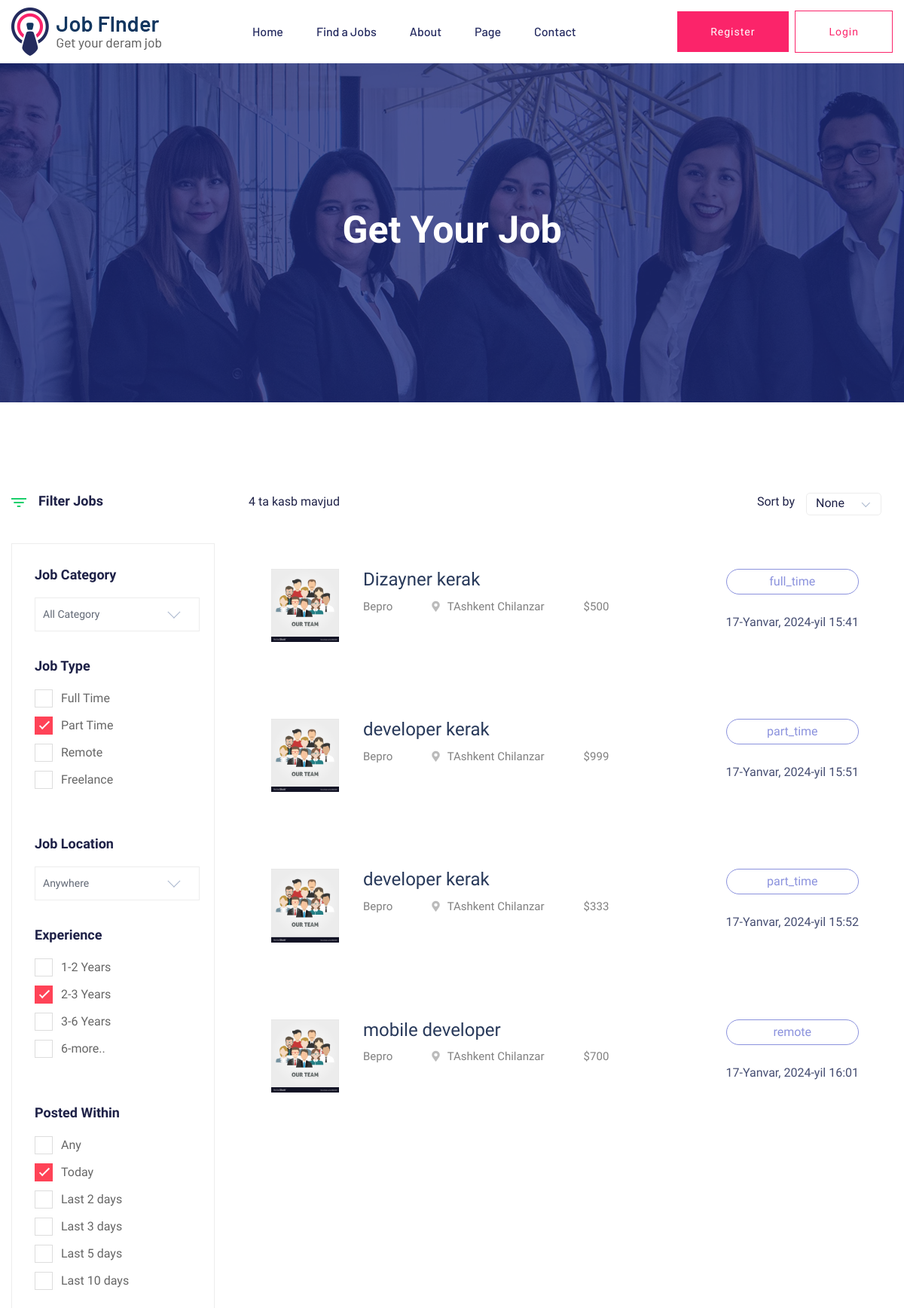
Before: /job_listing/ (upper part) with the older database file.
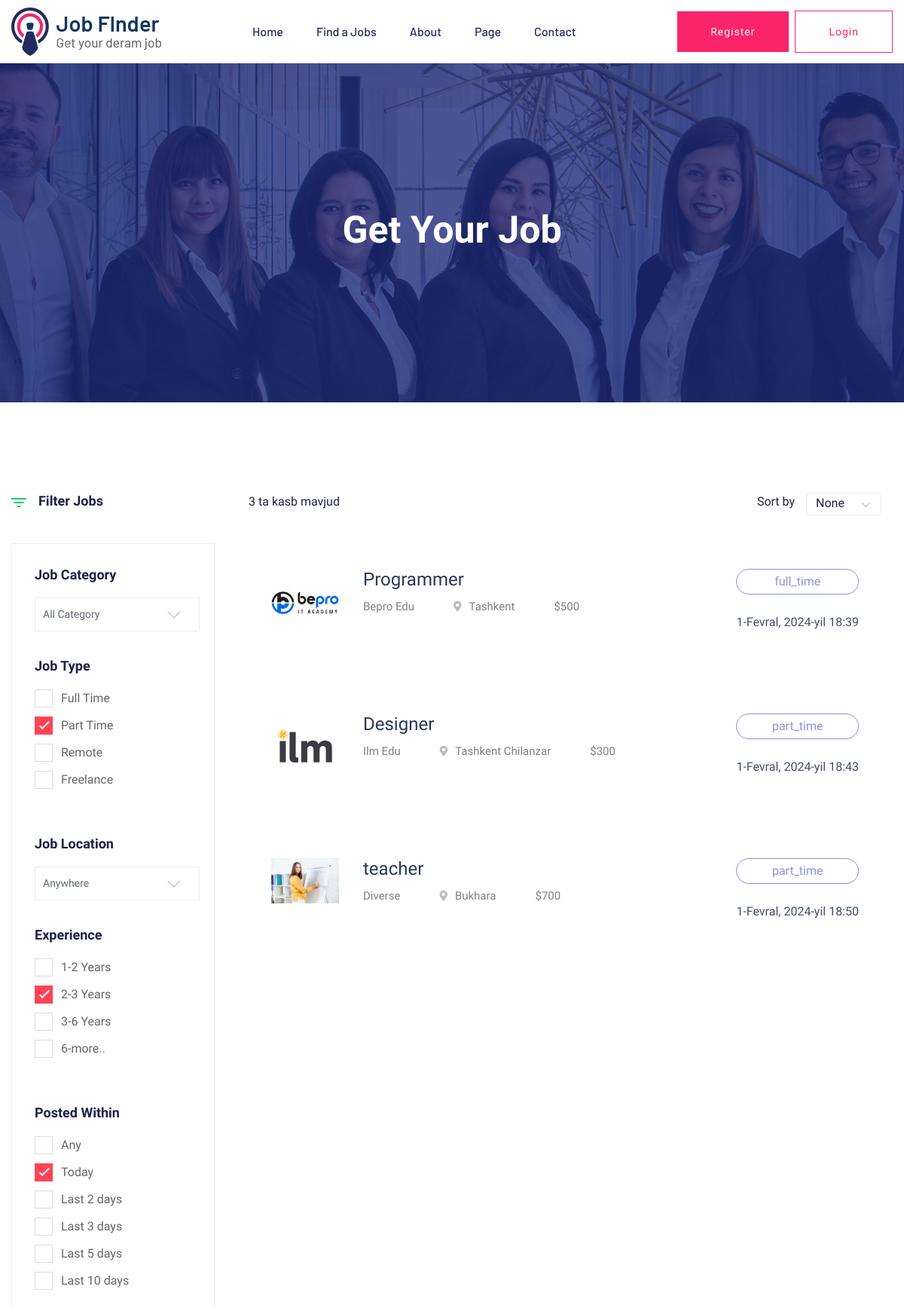
After: the same page with the newer database file.
### pages/models.py (models this page shows, shortened)
class Job(models.Model):
    job_type_select = (
        ('full_time', 'full_time'),
        ('part_time', 'part_time'),
        ('remote', 'remote'),
        ('freelance', 'freelance'),
    )
    job_name = models.CharField(max_length=30)
    company_name = models.CharField(max_length=50)
    location = models.CharField(max_length=255)
    salary = models.PositiveIntegerField()
    job_description = models.TextField()
    skills = models.CharField(max_length=255)
    experience = models.CharField(max_length=255)
    job_about = models.CharField(max_length=255)
    job_category = models.ForeignKey(Category, on_delete=models.CASCADE)
    pub_date = models.DateTimeField('date published', auto_now_add=True)
    phone_number = models.CharField(max_length=20, validators=[RegexValidator(r'^\+?1?\d{9,15}$', message="Telefon raqamini to'g'ri kiriting.")])
    email = models.EmailField()
    company_web_site = models.URLField()
    job_img = models.ImageField(upload_to='images/job_img/')
    job_type = models.CharField(choices=job_type_select, max_length=25)

### pages/views.py (the view)
# urls.py: path('job_listing/', Job_Listing, name='job_listing'),
def Job_Listing(request):
    featured_jobs = Job.objects.all()
    count_job = Job.objects.count()
    context = {
        'featured_jobs':featured_jobs,
        'count_job':count_job,
    }
    return render(request, 'job_listing.html', context)

### templates/job_listing.html (shortened to what this page needs)
<!doctype html>
<html class="no-js" lang="zxx">
    {% include "header.html" %}
   <body>
    {% include 'navbar.html' %}
    <main>
        <div class="slider-area ">
            <div class="single-slider section-overly slider-height2 d-flex align-items-center" data-background="/static/img/hero/about.jpg">
                <div class="container">
                    <div class="row">
                        <div class="col-xl-12">
                            <div class="hero-cap text-center">
                                <h2>Get your job</h2>
                            </div>
                        </div>
                    </div>
                </div>
            </div>
        </div>
        <div class="job-listing-area pt-120 pb-120">
            <div class="container">
                <div class="row">
                    <div class="col-xl-3 col-lg-3 col-md-4">
                        <div class="row">
                            <div class="col-12">
                                    <div class="small-section-tittle2 mb-45">
                                    <div class="ion">
                                    </div>
                                    <h4>Filter Jobs</h4>
                                </div>
                            </div>
                        </div>
                        <div class="job-category-listing mb-50">
                            <div class="single-listing">
                               <div class="small-section-tittle2">
                                     <h4>Job Category</h4>
                               </div>
                                <div class="select-Categories pt-80 pb-50">
                                    <div class="small-section-tittle2">
                                        <h4>Job Type</h4>
                                    </div>
                                    <label class="container">Full Time
                                        <span class="checkmark"></span>
                                    </label>
                                    <label class="container">Part Time
                                        <span class="checkmark"></span>
                                    </label>
                                    <label class="container">Remote
                                        <span class="checkmark"></span>
                                    </label>
                                    <label class="container">Freelance
                                        <span class="checkmark"></span>
                                    </label>
                                </div>
                            </div>
                            <div class="single-listing">
                               <div class="small-section-tittle2">
                                     <h4>Job Location</h4>
                               </div>
                                <div class="select-Categories pt-80 pb-50">
                                    <div class="small-section-tittle2">
                                        <h4>Experience</h4>
                                    </div>
                                    <label class="container">1-2 Years
                                        <span class="checkmark"></span>
                                    </label>
                                    <label class="container">2-3 Years
                                        <span class="checkmark"></span>
                                    </label>
                                    <label class="container">3-6 Years
                                        <span class="checkmark"></span>
                                    </label>
                                    <label class="container">6-more..
                                        <span class="checkmark"></span>
                                    </label>
                                </div>
                            </div>
                            <div class="single-listing">
                                <div class="select-Categories pb-50">
                                    <div class="small-section-tittle2">
                                        <h4>Posted Within</h4>
                                    </div>
                                    <label class="container">Any
                                        <span class="checkmark"></span>
                                    </label>
                                    <label class="container">Today
                                        <span class="checkmark"></span>
                                    </label>
                                    <label class="container">Last 2 days
                                        <span class="checkmark"></span>
                                    </label>
                                    <label class="container">Last 3 days
                                        <span class="checkmark"></span>
                                    </label>
                                    <label class="container">Last 5 days
                                        <span class="checkmark"></span>
                                    </label>
                                    <label class="container">Last 10 days
                                        <span class="checkmark"></span>
                                    </label>
                                </div>
                            </div>
                            <div class="single-listing">
                                <aside class="left_widgets p_filter_widgets price_rangs_aside sidebar_box_shadow">
                                    <div class="widgets_inner">
                                        <div class="range_item">
                                            <input type="text" class="js-range-slider" value="" />
                                        </div>
                                    </div>
                                </aside>
                            </div>
                        </div>
                    </div>
                    <div class="col-xl-9 col-lg-9 col-md-8">
                        <section class="featured-job-area">
                            <div class="container">
                                <div class="row">
                                    <div class="col-lg-12">
                                        <div class="count-job mb-35">
                                            {% if count_job %}
                                                <span>{{count_job}} ta kasb mavjud</span>
                                            {% endif %}
                                            <div class="select-job-items">
                                                <span>Sort by</span>
                                            </div>
                                        </div>
                                    </div>
                                </div>
                                {% for x in featured_jobs %}
                                <div class="single-job-items mb-30">
                                    <div class="job-items">
                                        <div class="company-img">
                                            <a href="#"><img src="{{x.job_img.url}}" width="90px" alt=""></a>
                                        </div>
                                        <div class="job-tittle">
                                            <a href="#"><h4>{{x.job_name}}</h4></a>
                                            <ul>
                                                <li>{{x.company_name}}</li>
                                                <li><i class="fas fa-map-marker-alt"></i>{{x.location}}</li>
                                                <li>${{x.salary}}</li>
                                            </ul>
                                        </div>
                                    </div>
                                    <div class="items-link items-link2 f-right">
                                        <a href="#">{{x.job_type}}</a>
                                        <span>{{x.pub_date}}</span>
                                    </div>
                                </div>
                                {% endfor %}
                    </div>
                </div>
            </div>
        </div>
    </main>
    </body>
</html>

### templates/header.html (shortened to what this page needs)
<head>
            <link rel="stylesheet" href="/static/css/bootstrap.min.css">
            <link rel="stylesheet" href="/static/css/owl.carousel.min.css">
            <link rel="stylesheet" href="/static/css/flaticon.css">
            <link rel="stylesheet" href="/static/css/price_rangs.css">
            <link rel="stylesheet" href="/static/css/slicknav.css">
            <link rel="stylesheet" href="/static/css/animate.min.css">
            <link rel="stylesheet" href="/static/css/magnific-popup.css">
            <link rel="stylesheet" href="/static/css/fontawesome-all.min.css">
            <link rel="stylesheet" href="/static/css/themify-icons.css">
            <link rel="stylesheet" href="/static/css/slick.css">
            <link rel="stylesheet" href="/static/css/nice-select.css">
            <link rel="stylesheet" href="/static/css/style.css">
   </head>

### templates/navbar.html (shortened to what this page needs)
<header>
       <div class="header-area header-transparrent">
           <div class="headder-top header-sticky">
                <div class="container">
                    <div class="row align-items-center">
                        <div class="col-lg-3 col-md-2">
                            <div class="logo">
                                <a href="{% url 'home' %}"><img src="/static/img/logo/logo.png" alt=""></a>
                            </div>
                        </div>
                        <div class="col-lg-9 col-md-9">
                            <div class="menu-wrapper">
                                <div class="main-menu">
                                    <nav class="d-none d-lg-block">
                                        <ul id="navigation">
                                            <li><a href="{% url 'home' %}">Home</a></li>
                                            <li><a href="{% url 'job_listing' %}">Find a Jobs </a></li>
                                            <li><a href="{% url 'about' %}">About</a></li>
                                            <li><a href="#">Page</a>
                                            </li>
                                            <li><a href="{% url 'contact' %}">Contact</a></li>
                                        </ul>
                                    </nav>
                                </div>
                                <div class="header-btn d-none f-right d-lg-block">
                                    <a href="#" class="btn head-btn1">Register</a>
                                    <a href="#" class="btn head-btn2">Login</a>
                                </div>
                            </div>
                        </div>
                        <div class="col-12">
                        </div>
                    </div>
                </div>
           </div>
       </div>
    </header>

### static/css/price_rangs.css (style rules this page uses)
.irs-hidden-input { position: absolute !important; display: block !important; top: 0 !important; left: 0 !important; width: 0 !important; height: 0 !important; font-size: 0 !important; line-height: 0 !important; padding: 0 !important; margin: 0 !important; outline: none !important; z-index: -9999 !important; background: none !important; border-style: solid !important; border-color: transparent !important; }

Changed rows visible on the page:
removed Job: job_img (picture), job_name "mobile developer", company_name "Bepro", location "TAshkent Chilanzar", salary "700", job_type "remote", pub_date "17-Yanvar, 2024-yil 16:01"
changed Job "full_time": job_img: a different picture; job_name "Dizayner kerak" → "Programmer"; company_name "Bepro" → "Bepro Edu"; location "TAshkent Chilanzar" → "Tashkent"; pub_date "17-Yanvar, 2024-yil 15:41" → "1-Fevral, 2024-yil 18:39"
changed Job: job_img: a different picture; job_name "developer kerak" → "Designer"; company_name "Bepro" → "Ilm Edu"; location "TAshkent Chilanzar" → "Tashkent Chilanzar"; salary "999" → "300"; pub_date "17-Yanvar, 2024-yil 15:51" → "1-Fevral, 2024-yil 18:43"
changed Job: job_img: a different picture; job_name "developer kerak" → "teacher"; company_name "Bepro" → "Diverse"; location "TAshkent Chilanzar" → "Bukhara"; salary "333" → "700"; pub_date "17-Yanvar, 2024-yil 15:52" → "1-Fevral, 2024-yil 18:50"
Other visible differences:
{{ count_job }}: "4" → "3"
